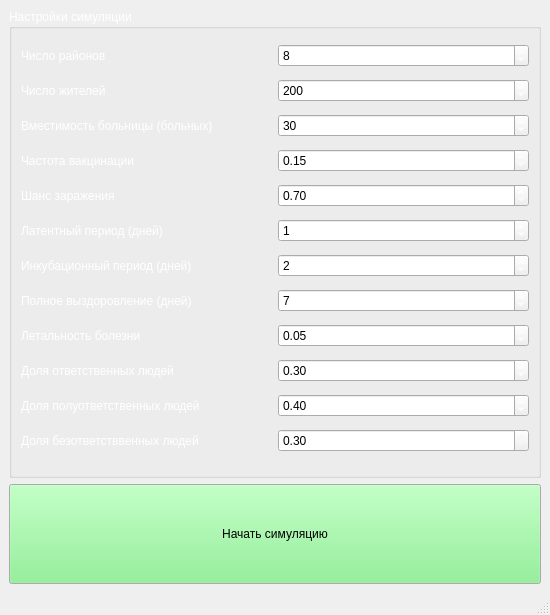
<?xml version="1.0" encoding="UTF-8"?>
<ui version="4.0">
 <class>StartMenu</class>
 <widget class="QMainWindow" name="StartMenu">
  <property name="geometry">
   <rect>
    <x>0</x>
    <y>0</y>
    <width>550</width>
    <height>615</height>
   </rect>
  </property>
  <property name="maximumSize">
   <size>
    <width>550</width>
    <height>615</height>
   </size>
  </property>
  <property name="windowTitle">
   <string>MainWindow</string>
  </property>
  <widget class="QWidget" name="centralwidget">
   <layout class="QVBoxLayout" name="verticalLayout">
    <item>
     <widget class="QGroupBox" name="groupBox">
      <property name="palette">
       <palette>
        <active>
         <colorrole role="WindowText">
          <brush brushstyle="SolidPattern">
           <color alpha="255">
            <red>255</red>
            <green>255</green>
            <blue>255</blue>
           </color>
          </brush>
         </colorrole>
         <colorrole role="Text">
          <brush brushstyle="SolidPattern">
           <color alpha="255">
            <red>0</red>
            <green>0</green>
            <blue>0</blue>
           </color>
          </brush>
         </colorrole>
         <colorrole role="ButtonText">
          <brush brushstyle="SolidPattern">
           <color alpha="255">
            <red>255</red>
            <green>255</green>
            <blue>255</blue>
           </color>
          </brush>
         </colorrole>
         <colorrole role="ToolTipText">
          <brush brushstyle="SolidPattern">
           <color alpha="255">
            <red>255</red>
            <green>255</green>
            <blue>255</blue>
           </color>
          </brush>
         </colorrole>
        </active>
        <inactive>
         <colorrole role="WindowText">
          <brush brushstyle="SolidPattern">
           <color alpha="255">
            <red>255</red>
            <green>255</green>
            <blue>255</blue>
           </color>
          </brush>
         </colorrole>
         <colorrole role="Text">
          <brush brushstyle="SolidPattern">
           <color alpha="255">
            <red>0</red>
            <green>0</green>
            <blue>0</blue>
           </color>
          </brush>
         </colorrole>
         <colorrole role="ButtonText">
          <brush brushstyle="SolidPattern">
           <color alpha="255">
            <red>255</red>
            <green>255</green>
            <blue>255</blue>
           </color>
          </brush>
         </colorrole>
         <colorrole role="ToolTipText">
          <brush brushstyle="SolidPattern">
           <color alpha="255">
            <red>255</red>
            <green>255</green>
            <blue>255</blue>
           </color>
          </brush>
         </colorrole>
        </inactive>
        <disabled>
         <colorrole role="ToolTipText">
          <brush brushstyle="SolidPattern">
           <color alpha="255">
            <red>255</red>
            <green>255</green>
            <blue>255</blue>
           </color>
          </brush>
         </colorrole>
        </disabled>
       </palette>
      </property>
      <property name="title">
       <string>Настройки симуляции</string>
      </property>
      <layout class="QHBoxLayout" name="horizontalLayout_2">
       <item>
        <layout class="QGridLayout" name="gridLayout">
         <item row="7" column="1">
          <widget class="QSpinBox" name="recoverySB">
           <property name="minimum">
            <number>1</number>
           </property>
           <property name="maximum">
            <number>100</number>
           </property>
           <property name="value">
            <number>7</number>
           </property>
          </widget>
         </item>
         <item row="4" column="1">
          <widget class="QDoubleSpinBox" name="contagiousDSB">
           <property name="minimum">
            <double>0.010000000000000</double>
           </property>
           <property name="maximum">
            <double>1.000000000000000</double>
           </property>
           <property name="singleStep">
            <double>0.100000000000000</double>
           </property>
           <property name="value">
            <double>0.700000000000000</double>
           </property>
          </widget>
         </item>
         <item row="11" column="1">
          <widget class="QDoubleSpinBox" name="irrespDSB">
           <property name="readOnly">
            <bool>true</bool>
           </property>
           <property name="maximum">
            <double>0.300000000000000</double>
           </property>
           <property name="singleStep">
            <double>0.100000000000000</double>
           </property>
           <property name="value">
            <double>0.300000000000000</double>
           </property>
          </widget>
         </item>
         <item row="6" column="1">
          <widget class="QSpinBox" name="incubationSB">
           <property name="maximum">
            <number>6</number>
           </property>
           <property name="value">
            <number>2</number>
           </property>
          </widget>
         </item>
         <item row="0" column="0">
          <widget class="QLabel" name="label_2">
           <property name="text">
            <string>Число районов</string>
           </property>
          </widget>
         </item>
         <item row="11" column="0">
          <widget class="QLabel" name="label_10">
           <property name="text">
            <string>Доля безответстввенных людей</string>
           </property>
          </widget>
         </item>
         <item row="3" column="0">
          <widget class="QLabel" name="label_4">
           <property name="text">
            <string>Частота вакцинации</string>
           </property>
          </widget>
         </item>
         <item row="3" column="1">
          <widget class="QDoubleSpinBox" name="vaccineDSB">
           <property name="maximum">
            <double>1.000000000000000</double>
           </property>
           <property name="singleStep">
            <double>0.100000000000000</double>
           </property>
           <property name="value">
            <double>0.150000000000000</double>
           </property>
          </widget>
         </item>
         <item row="7" column="0">
          <widget class="QLabel" name="label_6">
           <property name="text">
            <string>Полное выздоровление (дней)</string>
           </property>
          </widget>
         </item>
         <item row="9" column="1">
          <widget class="QDoubleSpinBox" name="respDSB">
           <property name="maximum">
            <double>1.000000000000000</double>
           </property>
           <property name="singleStep">
            <double>0.100000000000000</double>
           </property>
           <property name="value">
            <double>0.300000000000000</double>
           </property>
          </widget>
         </item>
         <item row="1" column="1">
          <widget class="QSpinBox" name="citezensSB">
           <property name="minimum">
            <number>10</number>
           </property>
           <property name="maximum">
            <number>400</number>
           </property>
           <property name="singleStep">
            <number>10</number>
           </property>
           <property name="value">
            <number>200</number>
           </property>
          </widget>
         </item>
         <item row="10" column="0">
          <widget class="QLabel" name="label_9">
           <property name="text">
            <string>Доля полуответственных людей</string>
           </property>
          </widget>
         </item>
         <item row="6" column="0">
          <widget class="QLabel" name="label_3">
           <property name="text">
            <string>Инкубационный период (дней)</string>
           </property>
          </widget>
         </item>
         <item row="0" column="1">
          <widget class="QSpinBox" name="districtsSB">
           <property name="minimum">
            <number>4</number>
           </property>
           <property name="maximum">
            <number>100</number>
           </property>
           <property name="value">
            <number>8</number>
           </property>
          </widget>
         </item>
         <item row="4" column="0">
          <widget class="QLabel" name="label_7">
           <property name="text">
            <string>Шанс заражения</string>
           </property>
          </widget>
         </item>
         <item row="9" column="0">
          <widget class="QLabel" name="label_8">
           <property name="text">
            <string>Доля ответственных людей</string>
           </property>
          </widget>
         </item>
         <item row="5" column="1">
          <widget class="QSpinBox" name="latentSB">
           <property name="maximum">
            <number>6</number>
           </property>
           <property name="value">
            <number>1</number>
           </property>
          </widget>
         </item>
         <item row="5" column="0">
          <widget class="QLabel" name="label_11">
           <property name="text">
            <string>Латентный период (дней)</string>
           </property>
          </widget>
         </item>
         <item row="10" column="1">
          <widget class="QDoubleSpinBox" name="semirespDSB">
           <property name="maximum">
            <double>0.700000000000000</double>
           </property>
           <property name="singleStep">
            <double>0.100000000000000</double>
           </property>
           <property name="value">
            <double>0.400000000000000</double>
           </property>
          </widget>
         </item>
         <item row="1" column="0">
          <widget class="QLabel" name="label">
           <property name="text">
            <string>Число жителей</string>
           </property>
          </widget>
         </item>
         <item row="8" column="1">
          <widget class="QDoubleSpinBox" name="lethalityDSB">
           <property name="maximum">
            <double>1.000000000000000</double>
           </property>
           <property name="singleStep">
            <double>0.050000000000000</double>
           </property>
           <property name="value">
            <double>0.050000000000000</double>
           </property>
          </widget>
         </item>
         <item row="8" column="0">
          <widget class="QLabel" name="label_5">
           <property name="text">
            <string>Летальность болезни</string>
           </property>
          </widget>
         </item>
         <item row="2" column="0">
          <widget class="QLabel" name="label_12">
           <property name="text">
            <string>Вместимость больницы (больных)</string>
           </property>
          </widget>
         </item>
         <item row="2" column="1">
          <widget class="QSpinBox" name="clinicSB">
           <property name="maximum">
            <number>10000</number>
           </property>
           <property name="singleStep">
            <number>10</number>
           </property>
           <property name="value">
            <number>30</number>
           </property>
           <property name="displayIntegerBase">
            <number>10</number>
           </property>
          </widget>
         </item>
        </layout>
       </item>
      </layout>
     </widget>
    </item>
    <item>
     <widget class="QPushButton" name="startBtn">
      <property name="sizePolicy">
       <sizepolicy hsizetype="Minimum" vsizetype="Fixed">
        <horstretch>0</horstretch>
        <verstretch>0</verstretch>
       </sizepolicy>
      </property>
      <property name="minimumSize">
       <size>
        <width>0</width>
        <height>100</height>
       </size>
      </property>
      <property name="palette">
       <palette>
        <active>
         <colorrole role="Button">
          <brush brushstyle="SolidPattern">
           <color alpha="255">
            <red>123</red>
            <green>240</green>
            <blue>131</blue>
           </color>
          </brush>
         </colorrole>
         <colorrole role="Window">
          <brush brushstyle="SolidPattern">
           <color alpha="255">
            <red>238</red>
            <green>238</green>
            <blue>238</blue>
           </color>
          </brush>
         </colorrole>
        </active>
        <inactive>
         <colorrole role="Button">
          <brush brushstyle="SolidPattern">
           <color alpha="255">
            <red>123</red>
            <green>240</green>
            <blue>131</blue>
           </color>
          </brush>
         </colorrole>
         <colorrole role="Window">
          <brush brushstyle="SolidPattern">
           <color alpha="255">
            <red>238</red>
            <green>238</green>
            <blue>238</blue>
           </color>
          </brush>
         </colorrole>
        </inactive>
        <disabled>
         <colorrole role="Button">
          <brush brushstyle="SolidPattern">
           <color alpha="255">
            <red>123</red>
            <green>240</green>
            <blue>131</blue>
           </color>
          </brush>
         </colorrole>
         <colorrole role="Base">
          <brush brushstyle="SolidPattern">
           <color alpha="255">
            <red>238</red>
            <green>238</green>
            <blue>238</blue>
           </color>
          </brush>
         </colorrole>
         <colorrole role="Window">
          <brush brushstyle="SolidPattern">
           <color alpha="255">
            <red>238</red>
            <green>238</green>
            <blue>238</blue>
           </color>
          </brush>
         </colorrole>
        </disabled>
       </palette>
      </property>
      <property name="text">
       <string>Начать симуляцию</string>
      </property>
     </widget>
    </item>
   </layout>
  </widget>
  <widget class="QMenuBar" name="menubar">
   <property name="geometry">
    <rect>
     <x>0</x>
     <y>0</y>
     <width>550</width>
     <height>26</height>
    </rect>
   </property>
  </widget>
  <widget class="QStatusBar" name="statusbar"/>
  <action name="action">
   <property name="checkable">
    <bool>false</bool>
   </property>
   <property name="text">
    <string>Помощь с настройками</string>
   </property>
  </action>
 </widget>
 <resources/>
 <connections/>
</ui>
